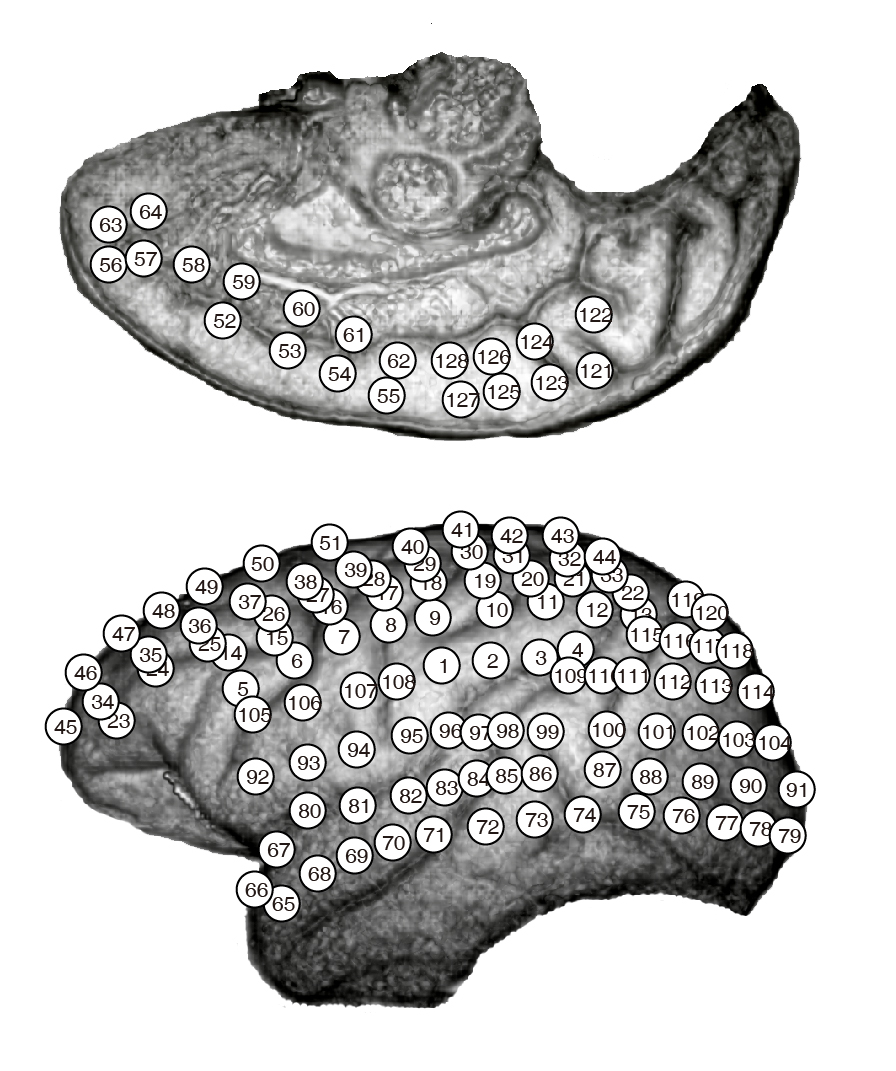
#> input picture ECoG_monkey/brainmap.jpg, 896 x 1071 px
$ jupyter execute --allow-errors Christabelle_Project118C.ipynb   (shell and % lines are left out)   (older library calls are emulated)
#> lines starting #> are read from the running program, lines starting #| are printed output that depends on the picture
[cell 1]
from scipy import io
import numpy as np
import matplotlib.pyplot as plt
from IPython.display import Image
from scipy import io, signal # we will also import the signal module, from scipy
from PIL import Image

 ## Table Of Contents
1. [Introduction and Background](#intro)
- [Research Question and Hypothesis](#hypothesis)
- [Data Description](#desc)
- [Data Pre-processing](#process)
- [Data Analysis](#analyze)
    1. [Time Series Analysis](#timeseries)
    2. [Power Spectral Density](#psd)
    3. [Time-Frequency Analysis](#timefreq)
    4. [Filtering](#timeseries)
    5. [Instantaneous Power Signal](#instant)
    6. [Theta Phase Coupling](#coupling)
- [Data Results](#results)
- [Conclusions and Discussions](#conclude)
- [Considerations and Limitations](#considerations)
- [References](#refer)

<a id='intro'></a>
## Introduction

In recent years, there has been an increase in literature devoted to understanding the functional contributions of neural oscillations. Many of these studies investigate the relationship between brain regions and synchronous neural oscillations and their role in motor processes (Salenius, S., & Hari, R, 2003; MacKay, W. A., 1997).
It is suspected that synchronous neural oscillations that occur globally rather than locally give rise to conscious awareness (Ward, L.M., 2003).

<a id='hypothesis'></a>
## Research Question & Hypothesis

**Research Question:** How do oscillation frequencies compare during slow wave sleep and wakefulness across the brain regions? Is there an oscillatory basis for consciousness?

**Hypothesis:**

<a id='desc'></a>

## Dataset

### Monkey Resting ECoG Data
Recorded from monkey whole cortex. ECoG sampled at 1000Hz, 3 channels. From **Yanagawa et al., PLOS ONE, 2013.**

In this experiment, the monkey is sitting in a chair with no task demands. 5 minutes of data each are provided during 3 different stages: awake awake, awake eyes closed, and anesthesized. They are stored in `ecog_eyesopen`,`ecog_eyesclosed`, and `ecog_anes` respectively. The sampling rate is provided, from which you can compute the time vectors (they can have their own time vectors all starting from 0s).

`labels` contains information about which brain regions the 3 channels are located in, while `elec_num` has the electrode number, which you can find on the brain map image included in the same folder (brainmap.jpg).

[cell 2]
img = Image.open('ECoG_monkey/brainmap.jpg').resize((500,500))
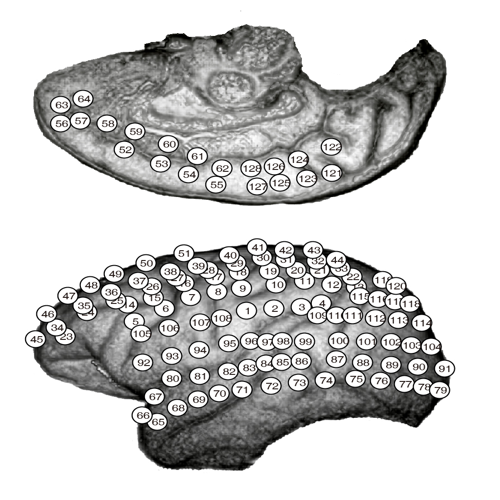
#> img: PIL image 500x500 RGB; mean R, G, B 200.9, 200.8, 200.3
img

<a id='process'></a>

## Data Pre-Processing

#> (a cell that did not finish here is left out)

<a id='analyze'></a>

# Data Analysis

<a id='analyze'></a>

## 1. Time Series Analysis

[cell 4]
# [12 lines left out: function plot_time_series, not called in this run]

#> (a cell that did not finish here is left out)

Here we plot a time series comparing the awake and anesthetized data for all brain regions. From a first glance, it appears that awake data has a higher frequency than anesthetized data. We will explore this further.

#> (a cell that did not finish here is left out)

A deeper look into the time series reveals that temporal data seems to have a lower frequency over awake data. So far, nothing more can be said about the other regions prior to frequency analysis.

<a id='psd'></a>

## 2.  PSD State Comparisons

[cell 7]
brain_wave_names = ['Delta Component', 'Theta Component', 'Alpha Component', 'Beta Component', 'Gamma Component']
bandpass_values = [[0.5,4], [4,8], [8,13], [13,32], [32,100]]

[cell 8]
# [4 lines left out: function return_PSD_data, not called in this run]

[cell 9]
# [18 lines left out: functions plot_PSD_state, plot_PSD_region, not called in this run]

#> (a cell that did not finish here is left out)

[cell 11]
plt.figure(figsize=(12,5))
#> (this line was passed over: IPython is not available in this run)
plt.subplot(1,2,1)
#> (this line was passed over: IPython is not available in this run)
#> (the rest of this cell did not finish here and is left out)

Upon analyzing the power spectral density, we can see that about 4Hz contributes the most to both the awake and anesthetized signal. Each cortical area shows this same 4Hz contribution. This signifies that the underlying dominant frequency is from either the delta (0.5-8Hz) or theta (4-8Hz) band.

[cell 12]
plt.figure(figsize=(20,6))
#> (this line was passed over: IPython is not available in this run)
plt.subplot(1,3,1)
#> (this line was passed over: IPython is not available in this run)
plt.title('Temporal')
#> (this line was passed over: IPython is not available in this run)
#> (the rest of this cell did not finish here and is left out)

Furthermore, awake signals contain stronger frequencies at all ranges compared to anesthetized signals. However, both the occipital and cingulate cortices dominate in lower frequencies for anesthetized signals. At about 50 Hz and 42 Hz respectively, awake signals become stronger than anesthetized signals at the higher frequency ranges.

<a id='timefreq'></a>

## 3. Time-Frequency Analysis: STFT & Spectrogram

[cell 13]
# [18 lines left out: function spectrogram_calibration, not called in this run]

[cell 14]
# [5 lines left out: function plot_spectrogram, not called in this run]

[cell 15]
len_win = 1
len_overlap = 0.5
ylims = [0,20]

#> (the rest of this cell did not finish here and is left out)

The spectrograms for the awake data is noticeably brighter than the spectrograms for the anesthesized data, aside from the very low frequencies (< 2.5Hz). This allows us to conclude that higher frequencies are more present during the awake state than the anesthesized state.

<a id='filter'></a>

## 4. Filtering Each Brainwave

We apply a bandpass filter for each of the brainwaves, filtering out the rest of the frequencies.

[cell 16]
brainwaves = Image.open('ECoG_monkey/Brainwaves.png').resize((400,400))
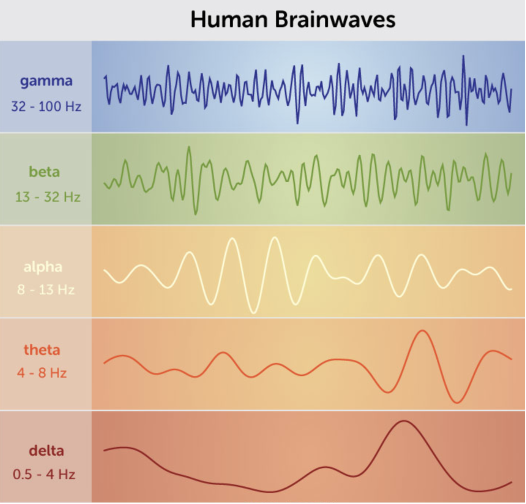
#> input picture ECoG_monkey/Brainwaves.png, 1052 x 1008 px (shown at 1/2 size)
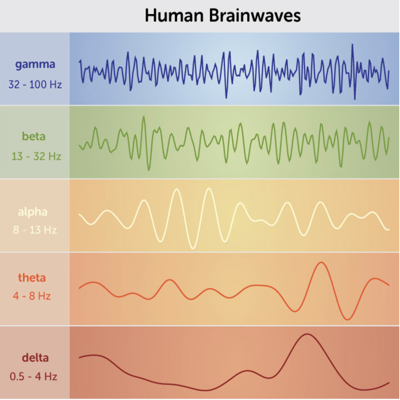
#> brainwaves: PIL image 400x400 RGBA; mean R, G, B, A 208.4, 189.7, 165.4, 255
brainwaves

### Temporal Lobe: Awake State

[cell 17]
plt.figure(figsize=(10,10))
#> (this line was passed over: IPython is not available in this run)
plt.subplot(6,1,1)
#> (this line was passed over: IPython is not available in this run)
